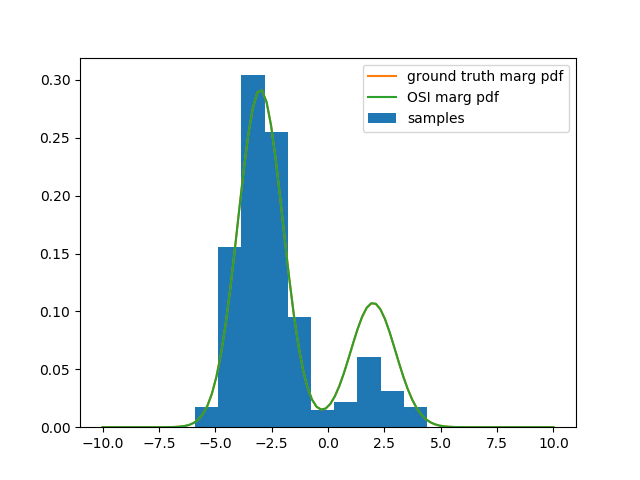

Write the Python code that produced this figure.
import utils

utils.set_path(('..', '../gibbs'))

seed = 0
utils.set_seed(seed)

from Graph import F, RV, Domain, Graph
from Potential import LogTable, LogQuadratic, LogHybridQuadratic
from Potential import TablePotential, HybridQuadraticPotential, QuadraticPotential
from MLNPotential import MLNPotential, and_op, or_op, eq_op
import numpy as np

from EPBPLogVersion import EPBP
from OneShot import OneShot, LiftedOneShot

from hybrid_gaussian_mrf import convert_to_bn, block_gibbs_sample, get_crv_marg, get_drv_marg, \
    get_rv_marg_map_from_bn_params

domain_bool = Domain(values=(0, 1), continuous=False)
domain_real = Domain(values=(-10, 10), continuous=True)
rvs = [RV(domain=domain_bool),
       RV(domain=domain_real),
       ]
Nc = 1
# covs = np.array([np.eye(Nc)] * len(rvs[0].values))
# factors = [F(nb=(rvs[0], rvs[2], rvs[3]),
#              log_potential_fun=LogHybridQuadratic(A=-0.5 * covs,
#                                                   b=means,
#                                                   c=-0.5 * np.array([np.dot(m, m) for m in means]))),
#            F(nb=(rvs[0],), log_potential_fun=LogTable(np.array([-0.1, 0, 2.]))),
#            F(nb=(rvs[0], rvs[1]), log_potential_fun=LogTable(np.array([[2., 0], [-0.1, 1]]))),
#            F(nb=(rvs[2],), log_potential_fun=LogQuadratic(A=-0.5 * np.ones([1, 1]), b=np.zeros([1]), c=0.))
#            ]
w0 = 0.5
factors = [F(nb=(rvs[0], rvs[1]),
             potential=MLNPotential(lambda x: (1 - x[0]) * eq_op(x[1], -3) + x[0] * eq_op(x[1], 2), w=w0)),
           F(nb=(rvs[0],),
             potential=MLNPotential(lambda x: eq_op(x[0], 0), w=1.0))
           # F(nb=(rvs[1],),
           #   potential=QuadraticPotential(A=-0.5 * np.eye(1), b=np.array([0.]), c=0.)),
           ]

g = Graph()  # not really needed here; just to conform to existing API
g.rvs = rvs
g.factors = factors
g.init_nb()
g.init_rv_indices()
Vd, Vc, Vd_idx, Vc_idx = g.Vd, g.Vc, g.Vd_idx, g.Vc_idx

names = ('EPBP', 'OSI')
num_algos = len(names)
mmap_res = np.empty([num_algos, len(rvs)])

algo = 0
name = names[algo]
bp = EPBP(g, n=20, proposal_approximation='simple')
# start_time = time.process_time()
bp.run(10, log_enable=False)
# time_cost[name] = (time.process_time() - start_time) / num_runs / num_tests + time_cost.get(name, 0)
# print(name, f'time {time.process_time() - start_time}')
for i, rv in enumerate(rvs):
    mmap_res[algo, i] = bp.map(rv)

algo += 1
name = names[algo]
utils.set_log_potential_funs(g.factors_list)  # OSI assumes factors have callable .log_potential_fun
K = 2
T = 12
lr = 0.4
its = 300
fix_mix_its = int(its * 0.5)
osi = OneShot(g=g, K=K, T=T, seed=seed)  # can be moved outside of all loops if the ground MRF doesn't change
osi.run(lr=lr, its=its, fix_mix_its=fix_mix_its)
for i, rv in enumerate(rvs):
    mmap_res[algo, i] = osi.map(obs_rvs=[], query_rv=rv)

# ground truth
# first, need to convert factor.log_potential_funs to one of (LogTable, LogQuadratic, LogHybridQuadratic);
# this can be done by first converting the corresponding potentials to one of (TablePotential, QuadraticPotential,
# HybridQuadraticPotential), then calling the .to_log_potential method on the potential objects
# manual conversion here:
# factors[0].potential = HybridQuadraticPotential(
#     A=-factors[0].potential.w * np.array([np.array([[1., 0], [0, 0]]), np.array([[1., 0.], [0., 0.]])]),
#     b=-factors[0].potential.w * np.array([[-16., 0], [14., 0.]]),
#     c=-factors[0].potential.w * np.array([64., 49.])
# )
factors[0].potential = HybridQuadraticPotential(
    A=w0 * np.array([-np.eye(Nc), -np.eye(Nc)]),  # dstates x Nc x Nc
    b=w0 * np.array([[-6.], [4.]]),  # dstates x Nc
    c=w0 * np.array([-9., -4])  # dstates
)
# all disc potentials must be converted to TablePotential to be used by baseline
for factor in factors:
    if factor.domain_type == 'd' and not isinstance(factor.potential, TablePotential):
        assert isinstance(factor.potential, MLNPotential), 'currently can only handle MLN'
        factor.potential = utils.convert_disc_MLNPotential_to_TablePotential(factor.potential, factor.nb)
utils.set_log_potential_funs(factors, skip_existing=False)  # create lpot_funs to be used by baseline

bn_res = convert_to_bn(factors, Vd, Vc, return_Z=True)
bn = bn_res[:-1]
Z = bn_res[-1]
print('BN params', bn)
print('true -logZ', -np.log(Z))
true_mmap = np.empty(len(rvs))
for i, rv in enumerate(rvs):
    true_mmap[i] = get_rv_marg_map_from_bn_params(*bn, Vd_idx, Vc_idx, rv)

for a, name in enumerate(names):
    print(f'{name} mmap diff', mmap_res[a] - true_mmap)

num_burnin = 100
num_samples = 400
disc_samples, cont_samples = block_gibbs_sample(factors, Vd=Vd, Vc=Vc, num_burnin=num_burnin,
                                                num_samples=num_samples, disc_block_its=20)

test_drv_idx = 0
print('true test drv marg', get_drv_marg(bn[0], Vd_idx, Vd[test_drv_idx]))
print('sampled test drv marg', np.bincount(disc_samples[:, test_drv_idx]) / num_samples)
#
test_crv_idx = 0
# test_crv_idx = 1
test_crv_marg_params = get_crv_marg(*bn, Vc_idx, Vc[test_crv_idx])
print(f'true crv{test_crv_idx} marg params', test_crv_marg_params)
osi_test_crv_marg_params = osi.params['w'], osi.params['Mu'][test_crv_idx], osi.params['Var'][test_crv_idx]
print(f'osi crv{test_crv_idx} marg params', osi_test_crv_marg_params)

import matplotlib.pyplot as plt

plt.figure()
xs = np.linspace(-10, 10, 100)
plt.hist(cont_samples[:, test_crv_idx], normed=True, label='samples')
plt.plot(xs,
         np.exp(utils.get_scalar_gm_log_prob(xs, w=test_crv_marg_params[0], mu=test_crv_marg_params[1],
                                             var=test_crv_marg_params[2])),
         label='ground truth marg pdf')
plt.plot(xs,
         np.exp(utils.get_scalar_gm_log_prob(xs, w=osi_test_crv_marg_params[0], mu=osi_test_crv_marg_params[1],
                                             var=osi_test_crv_marg_params[2])),
         label='OSI marg pdf')

plt.legend(loc='best')
# plt.show()
save_name = __file__.split('.py')[0]
plt.savefig('%s.png' % save_name)
